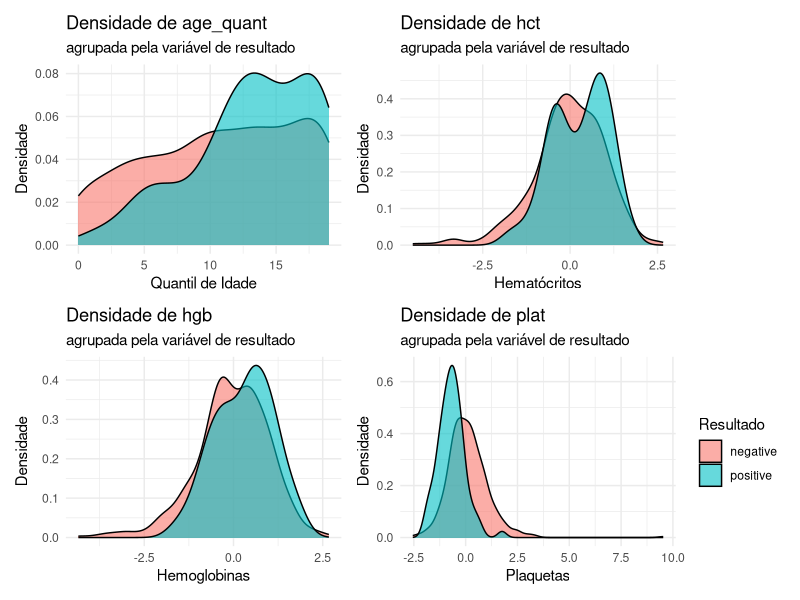
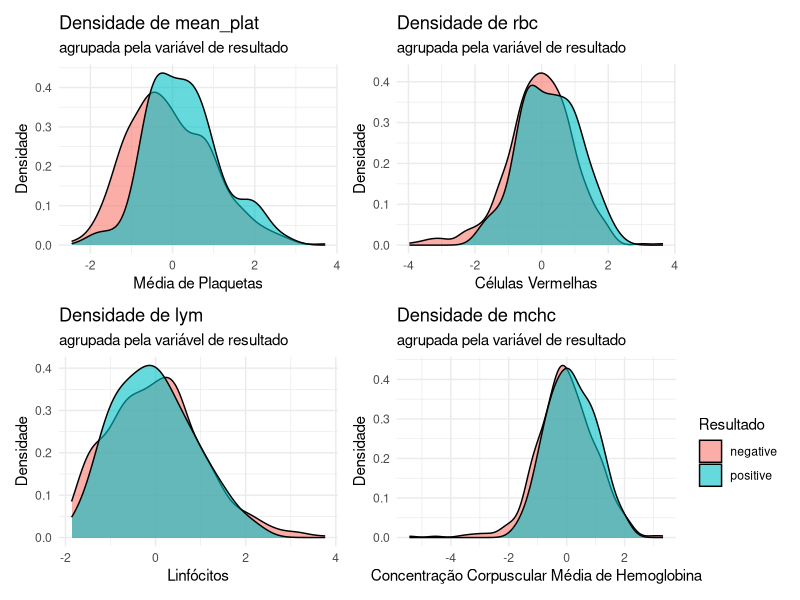
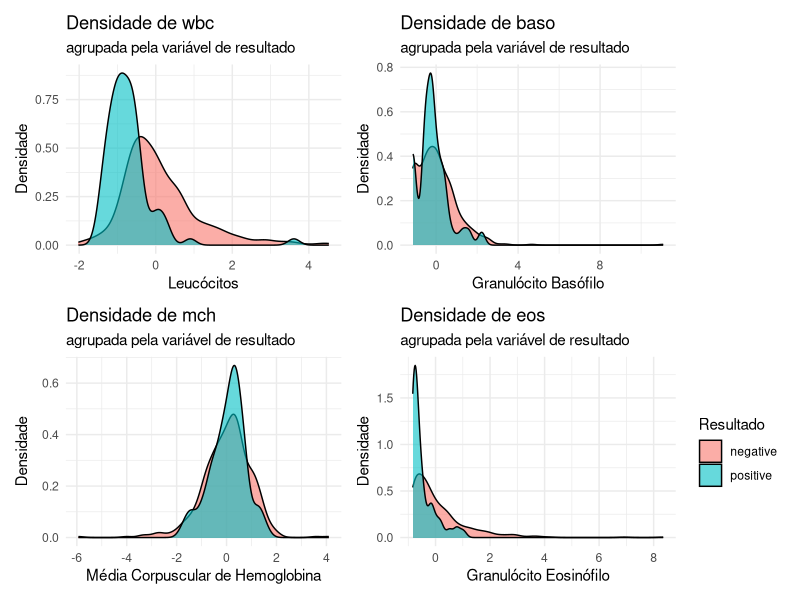
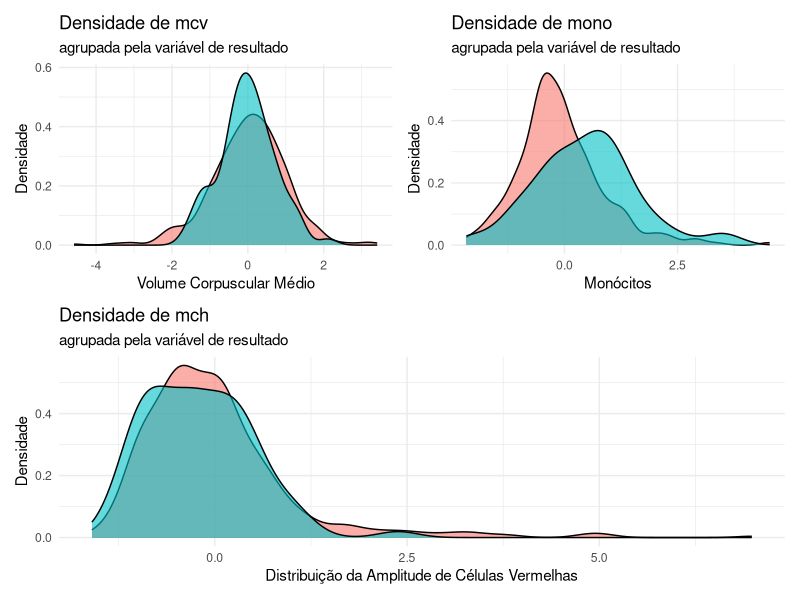

R code for these plots, in order:
## ---- chunk 1
# Opções globais para os chunks de códigos

knitr::opts_chunk$set(echo = TRUE, warning=FALSE, message=FALSE,
                      fig.align="center",
                      fig.pos = "H", out.width = "80%",
                      error=FALSE)

## ---- chunk 2
### Carregando pacotes

library(tidyverse)
library(knitr)
library(kableExtra)
library(patchwork)
library(rsample)

### Lendo dados

df <- readr::read_csv('dados_covid.csv') |> 
  rename(result=1, age_quant=2, hct=3, hgb=4,
         plat=5, mean_plat=6, rbc=7, lym=8,
         mchc=9, wbc=10, baso=11, mch=12,
         eos=13, mcv=14, mono=15, rdw=16)

### ITEM A: estimações de densidade continua das 
### variaveis divididas por diagnostico

age_quant <- df |> 
  ggplot()+
  aes(x=age_quant, fill=result)+
  geom_density(alpha=0.6)+
  theme_minimal()+
  theme(legend.position = 'none')+
  labs(x='Quantil de Idade', y='Densidade',
       title='Densidade de age_quant',
       subtitle = 'agrupada pela variável de resultado')

hct <- df |> 
  ggplot()+
  aes(x=hct, fill=result)+
  geom_density(alpha=0.6)+
  theme_minimal()+
  theme(legend.position = 'none')+
  labs(x='Hematócritos', y='Densidade',
       title='Densidade de hct',
       subtitle = 'agrupada pela variável de resultado')

hgb <- df |> 
  ggplot()+
  aes(x=hgb, fill=result)+
  geom_density(alpha=0.6)+
  theme_minimal()+
  theme(legend.position = 'none')+
  labs(x='Hemoglobinas', y='Densidade',
       title='Densidade de hgb',
       subtitle = 'agrupada pela variável de resultado')

plat <- df |> 
  ggplot()+
  aes(x=plat, fill=result)+
  geom_density(alpha=0.6)+
  theme_minimal()+
  theme(legend.position = 'right')+
  labs(x='Plaquetas', y='Densidade',
       title='Densidade de plat',
       fill='Resultado',
       subtitle = 'agrupada pela variável de resultado')

(age_quant+hct)/(hgb+plat)

## ---- chunk 3

mean_plat <- df |> 
  ggplot()+
  aes(x=mean_plat, fill=result)+
  geom_density(alpha=0.6)+
  theme_minimal()+
  theme(legend.position = 'none')+
  labs(x='Média de Plaquetas', y='Densidade',
       title='Densidade de mean_plat',
       subtitle = 'agrupada pela variável de resultado')

rbc <- df |> 
  ggplot()+
  aes(x=rbc, fill=result)+
  geom_density(alpha=0.6)+
  theme_minimal()+
  theme(legend.position = 'none')+
  labs(x='Células Vermelhas', y='Densidade',
       title='Densidade de rbc',
       subtitle = 'agrupada pela variável de resultado')

lym <- df |> 
  ggplot()+
  aes(x=lym, fill=result)+
  geom_density(alpha=0.6)+
  theme_minimal()+
  theme(legend.position = 'none')+
  labs(x='Linfócitos', y='Densidade',
       title='Densidade de lym',
       subtitle = 'agrupada pela variável de resultado')

mchc <- df |> 
  ggplot()+
  aes(x=mchc, fill=result)+
  geom_density(alpha=0.6)+
  theme_minimal()+
  theme(legend.position = 'right')+
  labs(x='Concentração Corpuscular Média de Hemoglobina', y='Densidade',
       title='Densidade de mchc',
       fill='Resultado',
       subtitle = 'agrupada pela variável de resultado')

(mean_plat+rbc)/(lym+mchc)

## ---- chunk 4

wbc <- df |> 
  ggplot()+
  aes(x=wbc, fill=result)+
  geom_density(alpha=0.6)+
  theme_minimal()+
  theme(legend.position = 'none')+
  labs(x='Leucócitos', y='Densidade',
       title='Densidade de wbc',
       subtitle = 'agrupada pela variável de resultado')

baso <- df |> 
  ggplot()+
  aes(x=baso, fill=result)+
  geom_density(alpha=0.6)+
  theme_minimal()+
  theme(legend.position = 'none')+
  labs(x='Granulócito Basófilo', y='Densidade',
       title='Densidade de baso',
       subtitle = 'agrupada pela variável de resultado')

mch <- df |> 
  ggplot()+
  aes(x=mch, fill=result)+
  geom_density(alpha=0.6)+
  theme_minimal()+
  theme(legend.position = 'none')+
  labs(x='Média Corpuscular de Hemoglobina', y='Densidade',
       title='Densidade de mch',
       subtitle = 'agrupada pela variável de resultado')

eos <- df |> 
  ggplot()+
  aes(x=eos, fill=result)+
  geom_density(alpha=0.6)+
  theme_minimal()+
  theme(legend.position = 'right')+
  labs(x='Granulócito Eosinófilo', y='Densidade',
       title='Densidade de eos',
       fill='Resultado',
       subtitle = 'agrupada pela variável de resultado')

(wbc+baso)/(mch+eos)

## ---- chunk 5

mcv <- df |> 
  ggplot()+
  aes(x=mcv, fill=result)+
  geom_density(alpha=0.6)+
  theme_minimal()+
  theme(legend.position = 'none')+
  labs(x='Volume Corpuscular Médio', y='Densidade',
       title='Densidade de mcv',
       subtitle = 'agrupada pela variável de resultado')

mono <- df |> 
  ggplot()+
  aes(x=mono, fill=result)+
  geom_density(alpha=0.6)+
  theme_minimal()+
  theme(legend.position = 'none')+
  labs(x='Monócitos', y='Densidade',
       title='Densidade de mono',
       subtitle = 'agrupada pela variável de resultado')

rdw <- df |> 
  ggplot()+
  aes(x=rdw, fill=result)+
  geom_density(alpha=0.6)+
  theme_minimal()+
  theme(legend.position = 'none')+
  labs(x='Distribuição da Amplitude de Células Vermelhas', y='Densidade',
       title='Densidade de mch',
       subtitle = 'agrupada pela variável de resultado')

(mcv+mono)/rdw

## ---- chunk 6
### ITEM B: divisao dos dados

df <- df |> 
  mutate(result=as.factor(ifelse(result=='negative',0,1)))

set.seed(57)

split <- initial_split(df, prop=0.6)

tre <- training(split)
tes <- testing(split)
